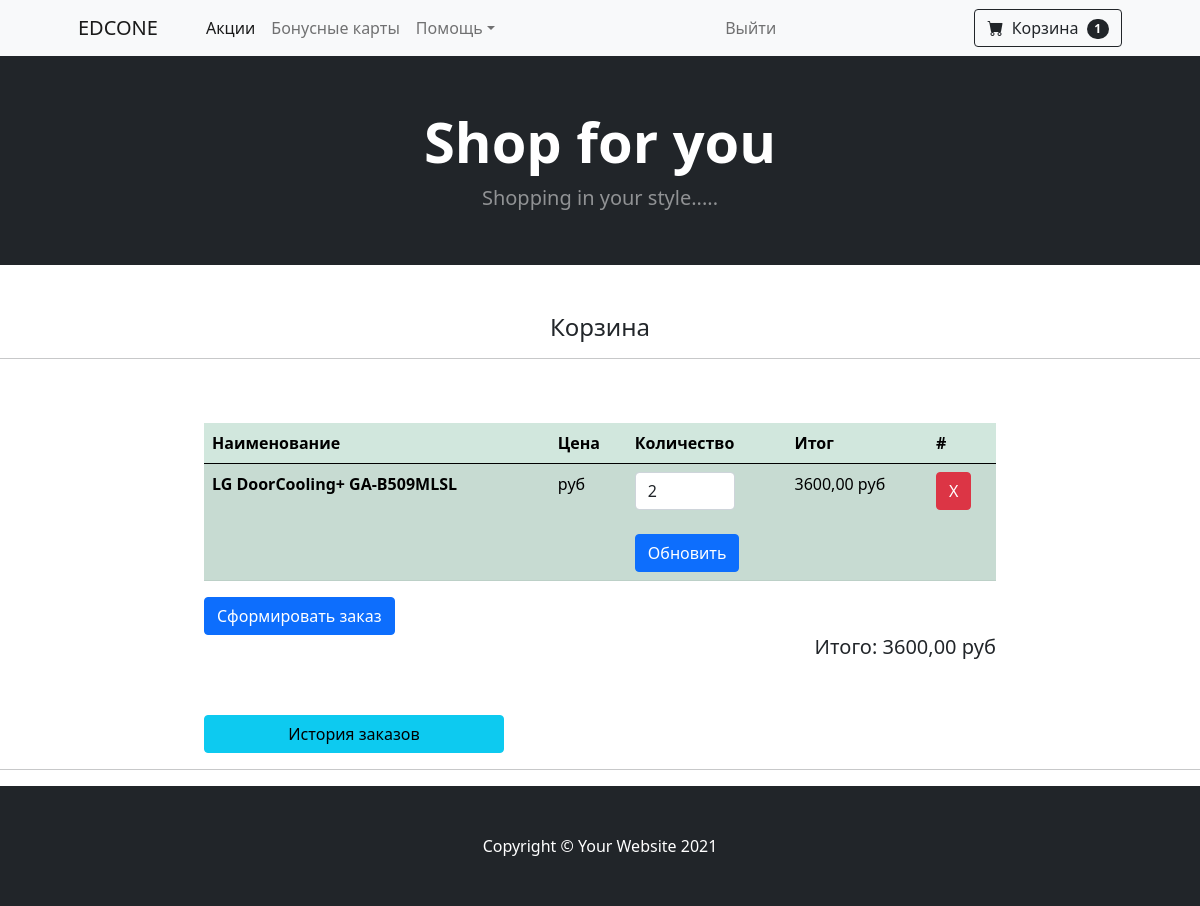
Page /new/cart/ (signed in) on the committed database.
### cart/models.py (models this page shows, shortened)
class Cart(models.Model):
    class Meta:
        verbose_name = 'Корзина'
        verbose_name_plural = 'Корзина'
    user = models.ForeignKey(User, verbose_name='Пользователь', on_delete=models.CASCADE)
    create = models.DateField('Дата создания', auto_now_add=True)
    products = models.ManyToManyField(CartProduct, blank=True, related_name='related_cart')
    total_products = models.PositiveSmallIntegerField('Общее количество', default=0)
    final_price = models.DecimalField('Итоговая цена', max_digits=9 , decimal_places=2, null=True, blank=True)

class CartProduct(models.Model):
    class Meta:
        verbose_name = 'Хранилище'
        verbose_name_plural = 'Хранилище'
    user = models.ForeignKey(User, verbose_name="Покупатель", on_delete=models.CASCADE)
    cart = models.ForeignKey('Cart', verbose_name='Корзина', on_delete=models.CASCADE, related_name='related_products', null=True)
    content_type = models.ForeignKey(ContentType, on_delete=models.CASCADE)
    object_id = models.PositiveIntegerField()
    content_object = GenericForeignKey('content_type', 'object_id')
    items = models.PositiveSmallIntegerField('Количество', default=1)
    final_price = models.DecimalField('Итоговая цена',max_digits=9, decimal_places=2)

### mainapp/models.py (models this page shows, shortened)
class Product(models.Model):
    class Meta:
        abstract = True
    category = models.ForeignKey(Category, verbose_name='Категория', on_delete=models.CASCADE)
    title = models.CharField("Наименование", max_length=255)
    slug = models.SlugField('Слаг', unique=True)
    image = models.ImageField('Изображение')
    timeupdate = models.DateTimeField('Дата обновления', auto_now=True)
    description = models.TextField('Описание', null=True)
    price = models.DecimalField('Цена', max_digits=9, decimal_places=2)
    items = models.PositiveIntegerField('Остатки', default=0)

class Refrigerator(Product):
    class Meta:
        verbose_name_plural = 'холодильники'
        verbose_name = 'холодильник'
    volume = models.CharField('Общий полезный объем', max_length=20)
    height = models.CharField('Высота', max_length=20)
    width = models.CharField('Ширина', max_length=20)
    frozen_c = models.SmallIntegerField('Количество отделеий в морозильной камере')
    no_frost = models.BooleanField('Система No Frost', default=False)

### cart/views.py (the view)
# urls.py: path('cart/', cart, name='cart'),
@login_required
def cart(request):
    try:
        cart = Cart.objects.get(user=request.user)
    except:
        cart = ' ваша корзина пуста '
    return render(request, 'cart/cart.html',  {'cart': cart})

### cart/templates/cart/cart.html (shortened to what this page needs)
{% extends 'mainapp/base.html' %}
{% block section_c %}
<div class="conteiner-xxl">
  <h4 class="text-center mt-5 mb-2">Корзина</h4>
  <hr>
  <div class="row justify-content-center">
    <div class="col-8">
      <div class="py-5">
      <table class="table table-success table-striped">
        <thead>
          <tr>
            <th scope="col">Наименование</th>
            <th scope="col">Цена</th>
            <th scope="col">Количество</th>
            <th scope="col">Итог</th>
            <th scope="col">#</th>
          </tr>
        </thead>
        <tbody>
        {% for i in  cart.products.all %}
          <tr>
            <th scope="row">{{ i.content_object.title }}</th>
            <td>{{ i.product.price}} руб</td>
            <td>
              <form action="{% url 'items-cart' i.pk %}" method="POST">
                <input type="number" name="items"  class='form-control' min="1" value="{{i.items }}" style="width: 100px">
                <br>
                <input type="submit" class="btn btn-primary" value="Обновить">
              </form>
             </td>
            <td>{{ i.final_price }} руб</td>
            <td><a  href="{% url 'remove-cart' pk=i.pk %}" class="btn btn-danger">X</a></td>
          </tr>
        {% endfor %}
        </tbody>
      </table>
        {% if not cart.final_price %}
        <b>нет товара</b>
        {% else %}
        <a href="{% url 'order' cart.pk %}" class="btn btn-primary">Сформировать заказ</a>
        {% endif %}
        <h5 class="text-end">Итого: {% if not cart.final_price %}
          0
          {% else %}
          {{ cart.final_price }}
          {% endif %}
          руб</h5>
      </div>
      <a href="{% url 'pyment'%}"  style="width: 300px" type="button" class="btn btn-info">История заказов</a>
      </div>
  </div>
</div>
<hr>
{% endblock %}

### mainapp/templates/mainapp/base.html (shortened to what this page needs)
<!DOCTYPE html>
{% load static %}
<html lang="ru">
    <head>
        <link href="https://cdn.jsdelivr.net/npm/bootstrap-icons@1.5.0/font/bootstrap-icons.css" rel="stylesheet" />
        <link href="https://cdn.jsdelivr.net/npm/bootstrap@5.0.2/dist/css/bootstrap.min.css" rel="stylesheet">
    </head>
    <body>
        <nav class="navbar navbar-expand-lg navbar-light bg-light">
            <div class="container px-4 px-lg-5">
                <a class="navbar-brand" href="{% url 'index' %}">EDCONE</a>
                <div class="collapse navbar-collapse" id="navbarSupportedContent">
                    <ul class="navbar-nav me-auto mb-2 mb-lg-0 ms-lg-4">
                        <li class="nav-item"><a class="nav-link active" aria-current="page" href="#!">Акции</a></li>
                        <li class="nav-item"><a class="nav-link" href="#!">Бонусные карты</a></li>
                        <li class="nav-item dropdown">
                            <a class="nav-link dropdown-toggle" id="navbarDropdown" href="#" role="button" data-bs-toggle="dropdown" aria-expanded="false">Помощь</a>
                        </li>
                    </ul>
                    <ul class="navbar-nav me-auto mb-2 mb-lg-0 ms-lg-4">
                        {% if user.is_authenticated %}
                              <li class="nav-item">
                                <a class="nav-link" href="{% url 'account_logout' %}">Выйти</a>
                              </li>
                    {% endif %}
                    </ul>
                    <form class="d-flex">
                        <a class="btn btn-outline-dark" href="{% url 'cart' %}">
                            <i class="bi-cart-fill me-1"></i>
                            Корзина
                            <span class="badge bg-dark text-white ms-1 rounded-pill">{% if request.user.is_authenticated and cart.products.count %}
                                {{ cart.products.count }}
                                {% else %}
                                    0
                                {% endif %}
                            </span>
                        </a>
                    </form>
                </div>
            </div>
        </nav>
        <header class="bg-dark py-1">
            <div class="container px-4 px-lg-5 my-5">
                <div class="text-center text-white">
                    <h1 class="display-4 fw-bolder">Shop for you</h1>
                    <p class="lead fw-normal text-white-50 mb-0">Shopping in your style.....</p>
                </div>
            </div>
        </header>
        {% block section_c %}
        {% endblock %}
        <footer class="py-5 bg-dark">
            <div class="container"><p class="m-0 text-center text-white">Copyright &copy; Your Website 2021</p></div>
        </footer>
    </body>
</html>

### rows in the picture
Cart: products.count "1", final_price "3600,00"
CartProduct: content_object "LG DoorCooling+ GA-B509MLSL", items "2", final_price "3600,00"
